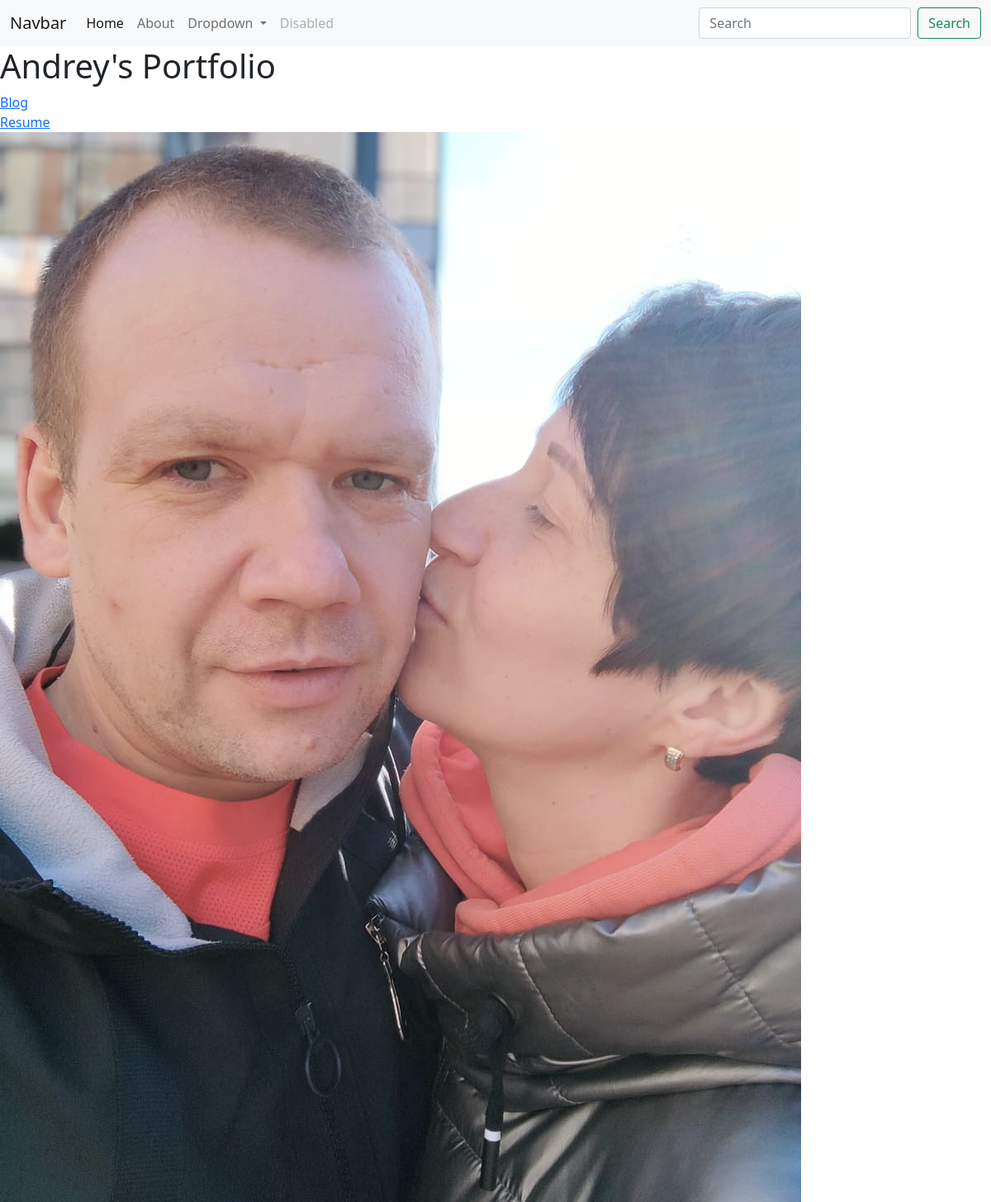
The app's page /, older data.
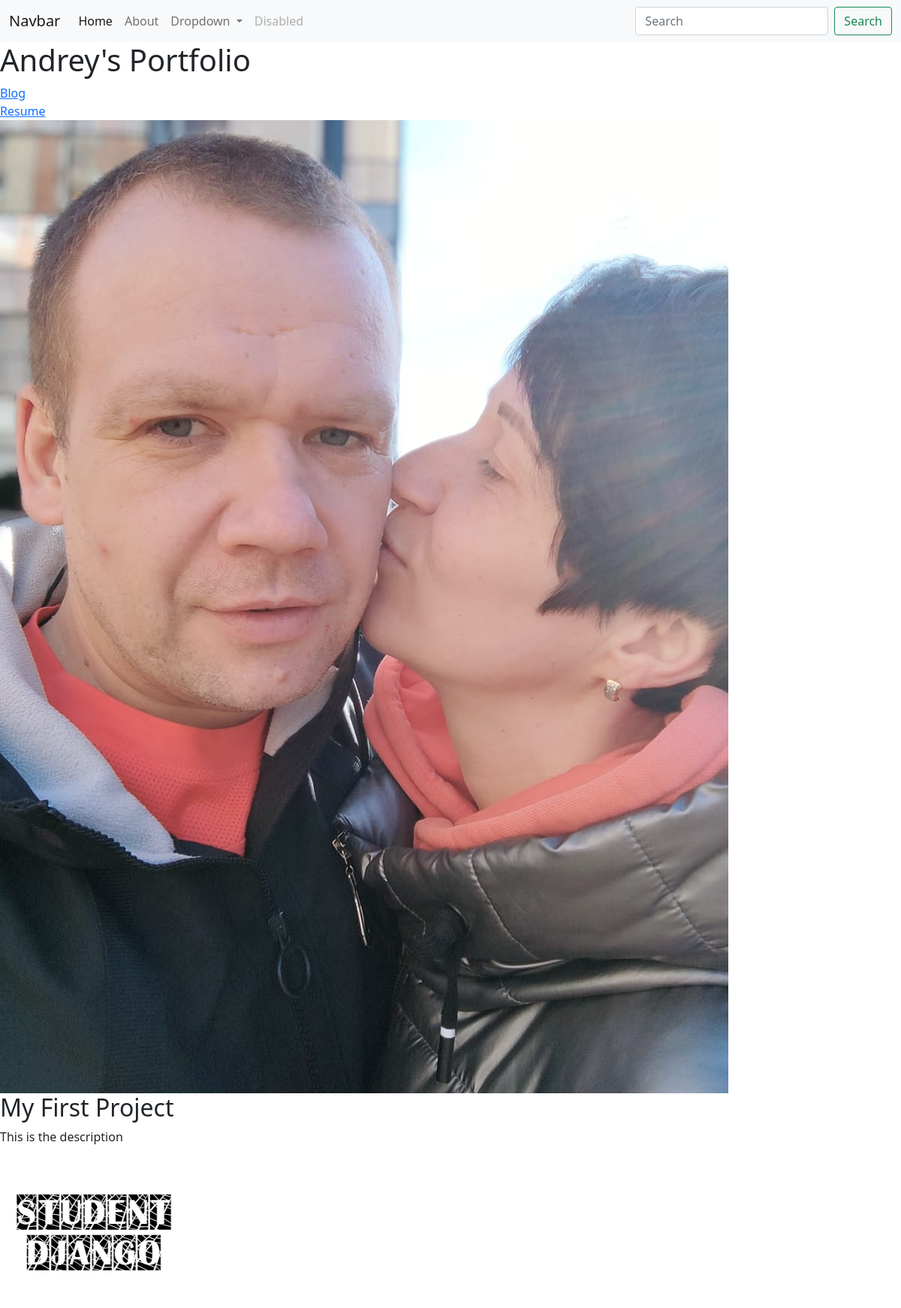
The same page, newer data.
### portfolio/models.py (models this page shows, shortened)
class Project(models.Model):
    title = models.CharField(max_length=100)
    description = models.CharField(max_length=250)
    image = models.ImageField(upload_to='portfolio/images/')
    url = models.URLField(blank=True)

### portfolio/views.py (the view)
# urls.py: 2. Add a URL to urlpatterns:  path('', views.home, name='home')
def home(request):
    projects = Project.objects.all()
    return render(request, 'portfolio/home.html', {'projects': projects})

### portfolio/templates/portfolio/home.html (shortened to what this page needs)
{% extends 'portfolio/base.html' %}
{% block content %}
<h1>Andrey's Portfolio</h1>
{% load static %}
<a href="{% url 'blog:all_blogs' %}">Blog</a>
<br>
<a href="{% static 'portfolio/resume.pdf' %}">Resume</a>
<br>
<img src="{% static 'portfolio/dcf30a0f-dfa7-4717-a024-1e7e8e81803f.jpg' %}">
{% for project in projects %}
<h2>{{ project.title }}</h2>
<p>{{ project.description }}</p>
<img src="{{ project.image.url }}">
{% endfor %}
{% endblock %}

### portfolio/templates/portfolio/base.html (shortened to what this page needs)
<!doctype html>
<html lang="en">
  <head>
    <link href="https://cdn.jsdelivr.net/npm/bootstrap@5.1.3/dist/css/bootstrap.min.css" rel="stylesheet">
  </head>
  <body>
    <nav class="navbar navbar-expand-lg navbar-light bg-light">
  <div class="container-fluid">
    <a class="navbar-brand" href="#">Navbar</a>
    <div class="collapse navbar-collapse" id="navbarSupportedContent">
      <ul class="navbar-nav me-auto mb-2 mb-lg-0">
        <li class="nav-item">
          <a class="nav-link active" aria-current="page" href="#">Home</a>
        </li>
        <li class="nav-item">
          <a class="nav-link" href="#">About</a>
        </li>
        <li class="nav-item dropdown">
          <a class="nav-link dropdown-toggle" href="#" id="navbarDropdown" role="button" data-bs-toggle="dropdown" aria-expanded="false">
            Dropdown
          </a>
        </li>
        <li class="nav-item">
          <a class="nav-link disabled">Disabled</a>
        </li>
      </ul>
      <form class="d-flex">
        <input class="form-control me-2" type="search" placeholder="Search" aria-label="Search">
        <button class="btn btn-outline-success" type="submit">Search</button>
      </form>
    </div>
  </div>
</nav>
{% block content %}{% endblock%}
  </body>
</html>

Row changes from the older to the newer data that the page shows:
added Project: title "My First Project", description "This is the description", image (picture)
